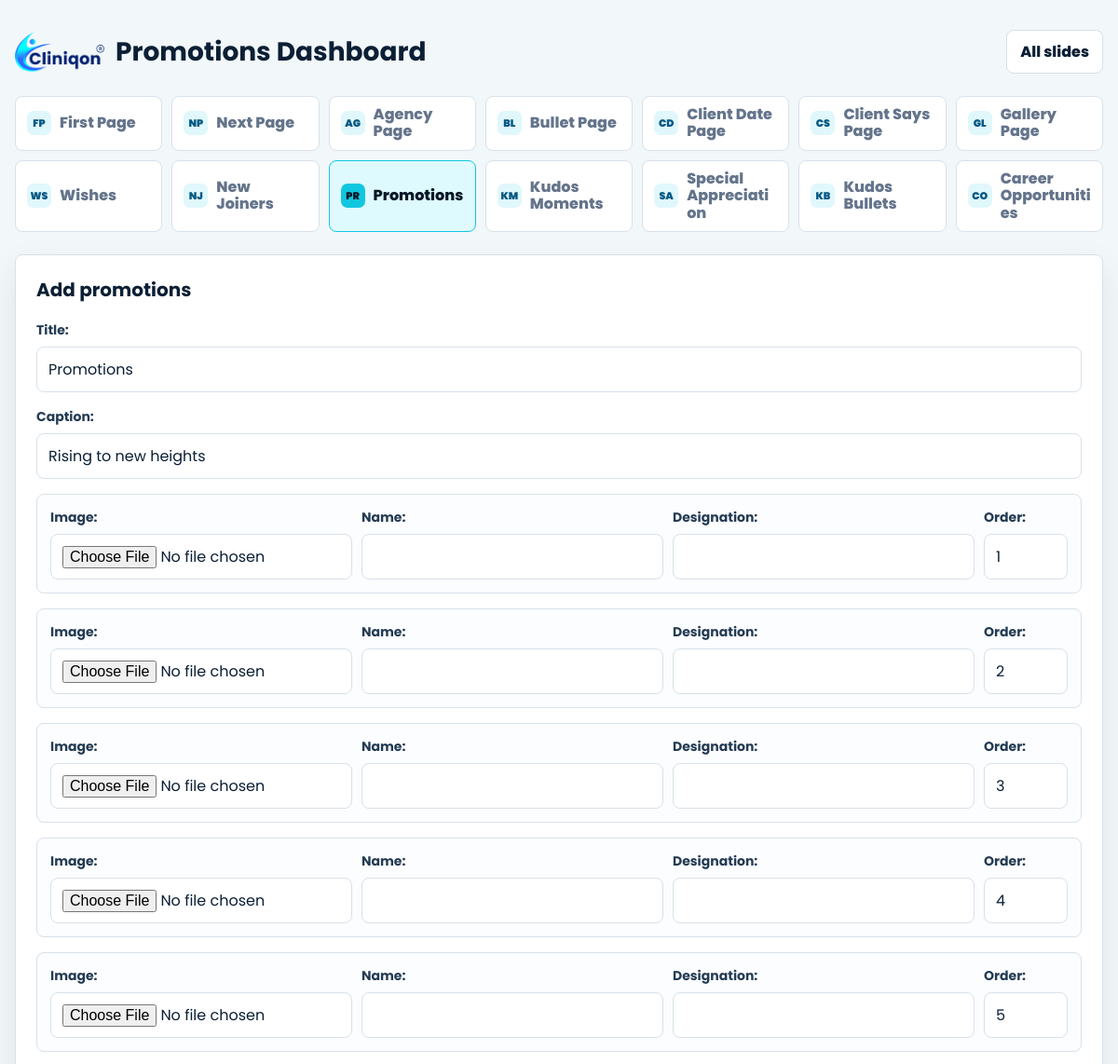
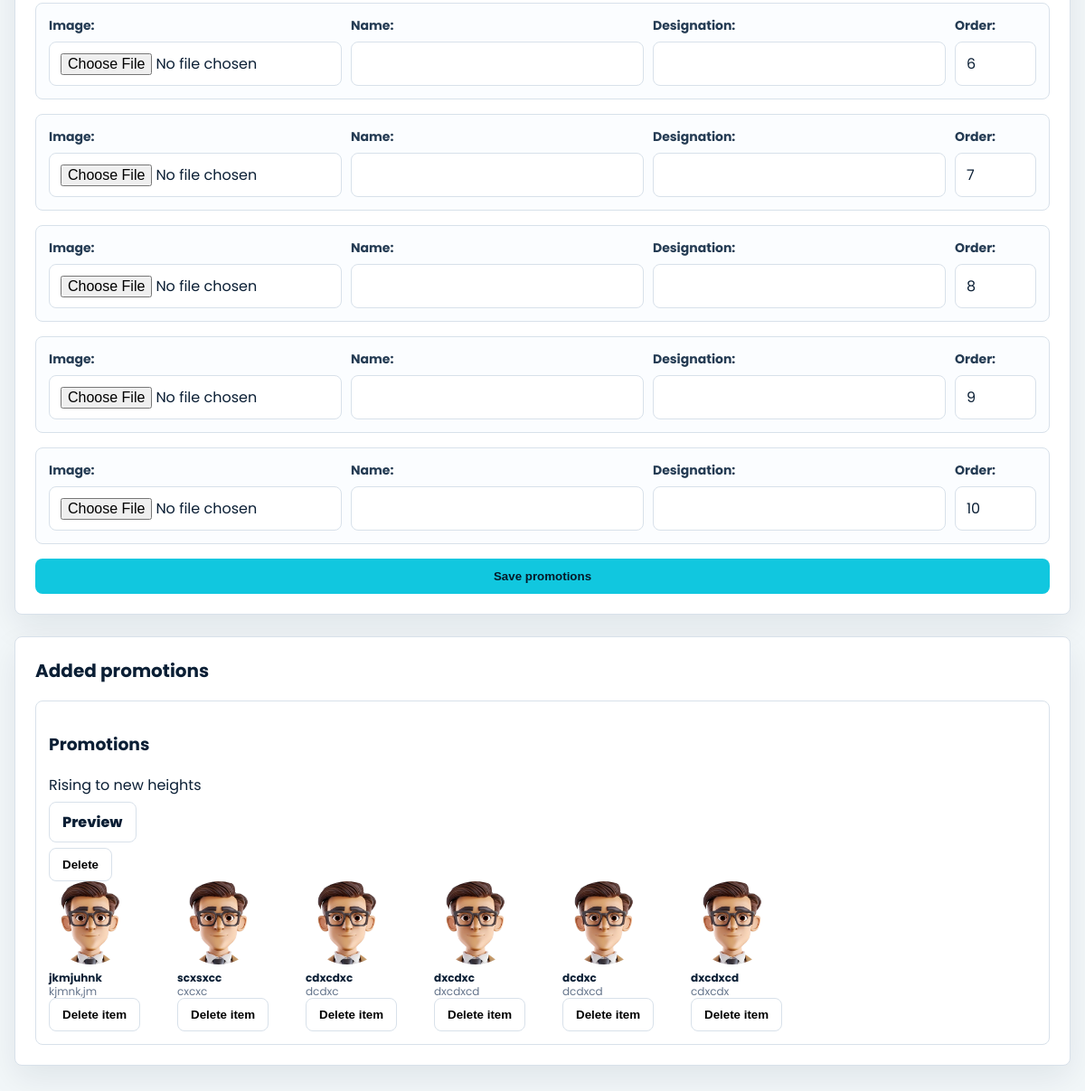
Page /promotions/ on the committed database (2 pictures, top to bottom).
### decks/models.py (models this page shows, shortened)
class PromotionsPage(models.Model):
    title = models.CharField(max_length=200, default="Promotions")
    caption = models.CharField(max_length=200, default="Rising to new heights")
    created_at = models.DateTimeField(auto_now_add=True)
    class Meta:
        ordering = ["-created_at"]
        verbose_name = "promotions page"
        verbose_name_plural = "promotions pages"

class Promotion(models.Model):
    page = models.ForeignKey(PromotionsPage, related_name="promotions", on_delete=models.CASCADE)
    image = models.ImageField(upload_to="promotions/")
    name = models.CharField(max_length=200)
    designation = models.CharField(max_length=200)
    order = models.PositiveSmallIntegerField(default=1)
    class Meta:
        ordering = ["order"]
        verbose_name = "promotion"
        verbose_name_plural = "promotions"

### decks/views.py (the view)
# urls.py: path("promotions/", views.promotions_dashboard, name="promotions_dashboard"),
def promotions_dashboard(request):
    page = None
    if request.method == "POST":
        form = PromotionsPageForm(request.POST)
        if form.is_valid():
            page = form.save()
            seen_promotions = []
            ids = request.POST.getlist("promotion_id")
            names = request.POST.getlist("promotion_name")
            designations = request.POST.getlist("promotion_designation")
            orders = request.POST.getlist("promotion_order")
            for index in range(10):
                promotion_id = ids[index] if index < len(ids) else ""
                name = names[index].strip() if index < len(names) else ""
                designation = designations[index].strip() if index < len(designations) else ""
                order = orders[index] if index < len(orders) else index + 1
                upload = request.FILES.get(f"promotion_image_{index + 1}")
                promotion = Promotion(page=page)
                promotion.name = name
                promotion.designation = designation
                promotion.order = order or index + 1
                if upload:
                    promotion.image = upload
                if promotion.name and promotion.designation and promotion.image:
                    promotion.save()
                    seen_promotions.append(promotion.pk)
            return redirect("promotions_dashboard")
    else:
        form = PromotionsPageForm()
    promotions_pages = PromotionsPage.objects.prefetch_related("promotions").all()
    promotion_rows = [None] * 10
    return render(
        request,
        "decks/promotions_dashboard.html",
        {
            "form": form,
            "page": page,
            "promotion_rows": promotion_rows,
            "promotions_pages": promotions_pages,
            "active_menu": "promotions",
        },
    )

### decks/forms.py
class PromotionsPageForm(forms.ModelForm):
    class Meta:
        model = PromotionsPage
        fields = ["title", "caption"]

### decks/templates/decks/promotions_dashboard.html (shortened to what this page needs)
{% load static %}
<!DOCTYPE html>
<html lang="en">
<head>
</head>
<body>
    <main class="shell">
        {% include "decks/includes/dashboard_menu.html" with dashboard_title="Promotions Dashboard" %}
        <div class="layout">
            <section class="panel">
                <h2 class="form-title">Add promotions</h2>
                <form method="post" enctype="multipart/form-data">
                    {% for field in form %}
                        <div class="field">
                            {{ field.label_tag }}
                            {{ field }}
                        </div>
                    {% endfor %}
                    {% for promotion in promotion_rows %}
                        <div class="promotion-row">
                            <div class="promotion-grid">
                                <div>
                                    <label>Image:</label>
                                    <input type="file" name="promotion_image_{{ forloop.counter }}" accept="image/*">
                                </div>
                                <div>
                                    <label>Name:</label>
                                    <input type="text" name="promotion_name" value="{% if promotion %}{{ promotion.name }}{% endif %}">
                                </div>
                                <div>
                                    <label>Designation:</label>
                                    <input type="text" name="promotion_designation" value="{% if promotion %}{{ promotion.designation }}{% endif %}">
                                </div>
                                <div>
                                    <label>Order:</label>
                                    <input type="number" name="promotion_order" min="1" max="10" value="{% if promotion %}{{ promotion.order }}{% else %}{{ forloop.counter }}{% endif %}">
                                </div>
                            </div>
                        </div>
                    {% endfor %}
                    <button class="submit" type="submit">Save promotions</button>
                </form>
            </section>
            <section class="panel">
                <h2 class="preview-title">Added promotions</h2>
                {% for page in promotions_pages %}
                    <article class="preview-item">
                        <h3>{{ page.title }}</h3>
                        <p>{{ page.caption }}</p>
                        <p><a class="view-link" href="{% url 'promotions_view_detail' page.id %}">Preview</a></p>
                        <form method="post" action="{% url 'delete_page_item' 'promotions' page.id %}" onsubmit="return confirm('Delete this saved slide?');">
                            <button class="view-link" type="submit">Delete</button>
                        </form>
                        <div class="preview-grid">
                            {% for promotion in page.promotions.all %}
                                <div class="preview-person">
                                    <img src="{{ promotion.image.url }}" alt="{{ promotion.name }}">
                                    <strong>{{ promotion.name }}</strong>
                                    <span>{{ promotion.designation }}</span>
                                    <form method="post" action="{% url 'delete_child_item' 'promotion' promotion.id %}" onsubmit="return confirm('Delete this promotion?');">
                                        <button class="view-link" type="submit">Delete item</button>
                                    </form>
                                </div>
                            {% endfor %}
                        </div>
                    </article>
                {% empty %}
                    <p>No promotions added yet.</p>
                {% endfor %}
            </section>
        </div>
    </main>
</body>
</html>

### decks/templates/decks/promotions_dashboard.html (style rules this page uses)
:root { --ink: #0b1f35; --muted: #64748b; --line: #d8e1ea; --accent: #11c7df; --panel: #ffffff; --wash: #f2f7f9; }
* { box-sizing: border-box; }
body { margin: 0; min-height: 100vh; color: var(--ink); background: var(--wash); font-family: "Poppins", Arial, Helvetica, sans-serif; }
a { color: inherit; }
.shell { width: min(1180px, calc(100% - 32px)); margin: 0 auto; padding: 32px 0; }
.view-link, .menu a { border: 1px solid var(--line); border-radius: 8px; padding: 10px 14px; text-decoration: none; background: #fff; font-weight: 800; }
.layout { display: grid; grid-template-columns: 1fr; gap: 24px; align-items: start; }
.panel { border: 1px solid var(--line); border-radius: 8px; background: var(--panel); padding: 22px; box-shadow: 0 14px 36px rgba(11, 31, 53, 0.08); }
.form-title, .preview-title { margin: 0 0 18px; font-size: 20px; }
.field, .promotion-row { margin-bottom: 16px; }
label { display: block; margin-bottom: 7px; color: #243b53; font-size: 14px; font-weight: 700; }
input { width: 100%; border: 1px solid var(--line); border-radius: 8px; padding: 11px 12px; color: var(--ink); background: #fff; font: inherit; }
.promotion-row { border: 1px solid var(--line); border-radius: 8px; padding: 14px; background: #fbfdff; }
.promotion-grid { display: grid; grid-template-columns: 1fr 1fr 1fr 90px; gap: 10px; }
.submit { width: 100%; border: 0; border-radius: 8px; padding: 12px 14px; color: #061827; background: var(--accent); font-weight: 800; cursor: pointer; }
.preview-item { border: 1px solid var(--line); border-radius: 8px; padding: 14px; background: #fff; }
.preview-grid { display: flex; gap: 12px; flex-wrap: wrap; }
.preview-person { width: 130px; }
.preview-person img { width: 92px; height: 92px; border-radius: 999px; object-fit: cover; }
.preview-person strong, .preview-person span { display: block; font-size: 12px; line-height: 1.25; }
.preview-person span { color: var(--muted); }

### rows in the picture
PromotionsPage: title "Promotions", caption "Rising to new heights"
Promotion: image (picture), name "jkmjuhnk", designation "kjmnk,jm"
Promotion: image (picture), name "scxsxcc", designation "cxcxc"
Promotion: image (picture), name "cdxcdxc", designation "dcdxc"
Promotion: image (picture), name "dxcdxc", designation "dxcdxcd"
Promotion: image (picture), name "dcdxc", designation "dcdxcd"
Promotion: image (picture), name "dxcdxcd", designation "cdxcdx"

### other values in the picture
{{ dashboard_title }} "Promotions Dashboard"
{{ field.label_tag }} "Title:" "Caption:"
